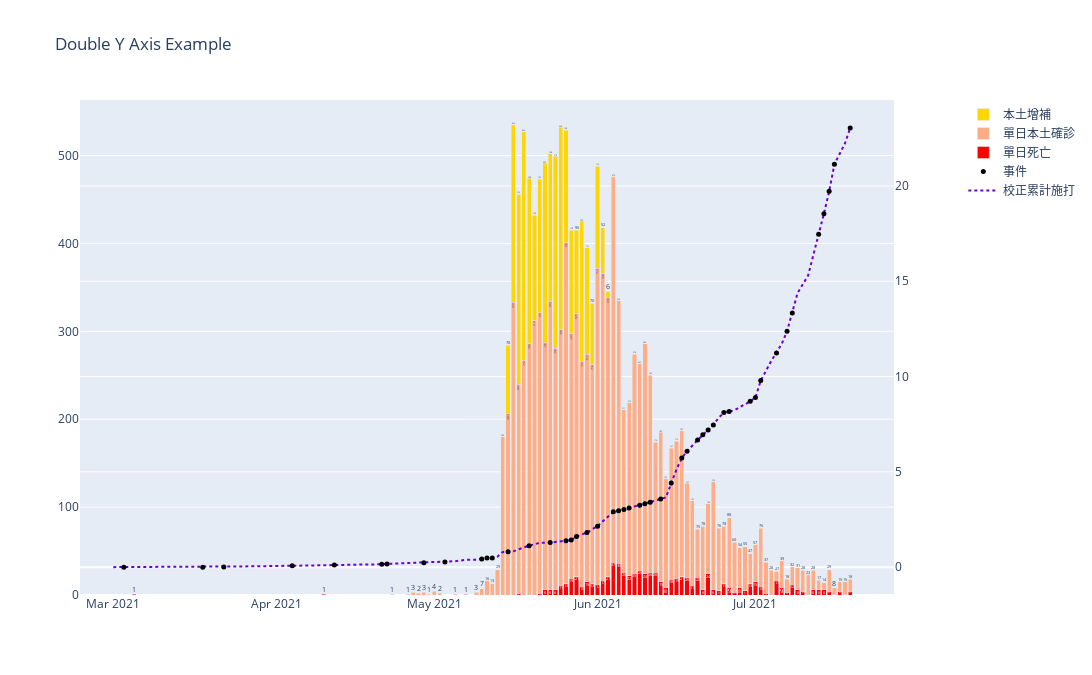

Notebook code for this chart:
### Code cell
vaccine_color = '#6F00D2'
event_color = '#000000'
# Create traces
#fig = go.Figure()
#fig = make_subplots(rows=1, cols=1, shared_xaxes=True,specs=[[{"secondary_y": True}]])
fig = make_subplots(shared_xaxes=True,specs=[[{"secondary_y": True}]])

hovertemplate = '%{y:.2f}%<extra></extra>'
ind = (~df[InjectedAmountCorrect].isnull()) & (df.index < (last_date + datetime.timedelta(days=-1)))
x = df.index[ind]
y = df[InjectedAmountCorrect][ind]/population_202104*100
fig.add_trace(
    go.Scatter(
        x=x, 
        y=y,
        name=InjectedAmountCorrect,
        mode='lines',
        line=dict(color=vaccine_color, width=2, dash='dot'),
        hovertemplate=hovertemplate
    ), secondary_y=True)
fig.update_layout(hovermode="x")
#fig.update_layout(hovermode="x unified")

#hovertemplate = '%{x}<br>%{text}<extra></extra>'
hovertemplate = '%{text}<extra></extra>'
ind = ~df[Event].isnull() & (df.index < (last_date + datetime.timedelta(days=-1)))
x = df.index[ind]
y = df.loc[ind,"mavg"]/population_202104*100
label = df.loc[ind,Event].to_numpy()
fig.add_trace(
    go.Scatter(
        x=x,
        y=y,
        name=Event,
        mode='markers',
        text=label,
        marker={"size": 5, "color":event_color},
        hovertemplate=hovertemplate,
    ), secondary_y=True)

#hovertemplate = 'Date=%{x}<br>Diff=%{y}<extra></extra>'
hovertemplate = '%{text}人<extra></extra>'

ind = ~ (df[DeathDaily] == 0)
death_color = 'red'
fig.add_trace(
    go.Bar(
        x=df.index[ind],y=df[DeathDaily][ind],
        name=DeathDaily,
        text=df[DeathDaily][ind],
        marker_color=death_color,            
        hovertemplate=hovertemplate,
    ), secondary_y=False)

ind = ~ (df[ConfirmedLocalDaily] == 0)
confirmd_color = '#FFAD86'
fig.add_trace(
    go.Bar(
        x=df.index[ind],y=(df[ConfirmedLocalDaily]-df[DeathDaily])[ind],
        name=ConfirmedLocalDaily,
        text=df[ConfirmedLocalDaily][ind],
        marker_color=confirmd_color,
        hovertemplate=hovertemplate,
    ), secondary_y=False)

ind = ~ (df[FinalCorrectAmount] == 0)
correction_color = 'gold'
fig.add_trace(
    go.Bar(
        x=df.index[ind],y=df[FinalCorrectAmount][ind],
        name=FinalCorrectAmount[2:],
        text=df[FinalCorrectAmount][ind],
        marker_color=correction_color,
        hovertemplate=hovertemplate,
    ), secondary_y=False)

fig.update_layout(barmode='stack')

#fig.add_trace(go.Scatter(x=random_x, y=random_y0,
#                    mode='lines',
#                    name='lines'))
#fig.add_trace(go.Scatter(x=random_x, y=random_y1,
#                    mode='lines+markers',
#                    name='lines+markers'))
#fig.add_trace(go.Scatter(x=random_x, y=random_y2,
#                    mode='markers', name='markers'))

fig.update_layout(title_text="Double Y Axis Example",width=1200, height=675)
fig.show()
fig.update_layout(width=1600, height=900)
pio.write_html(fig, file='_includes/figure.html', auto_open=False)
